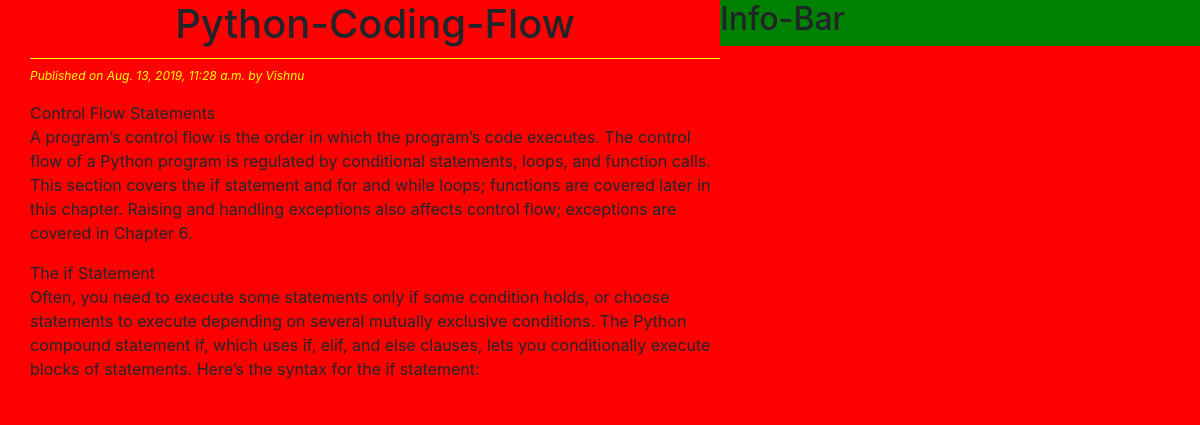
The app's page /2019/08/13/python-coding-flow/ with its own data.
### blog/models.py (models this page shows, shortened)
class Post(models.Model):
    STATUS_CHOICES=(('draft','DRAFT'),('published','Published'))
    title=models.CharField(max_length=256)
    slug=models.SlugField(max_length=264,unique_for_date='publish')
    author=models.ForeignKey(User,on_delete=models.CASCADE,related_name='blog_posts')
    body=models.TextField()
    publish=models.DateTimeField(default=timezone.now)
    created=models.DateTimeField(auto_now_add=True)
    updated=models.DateTimeField(auto_now_add=True)
    status=models.CharField(max_length=10 , choices=STATUS_CHOICES,default='draft')
    objects=CustomManager()
    class Meta:
        ordering=('-publish',)

### blog/views.py (the view)
# urls.py: url(r'^(?P<year>\d{4})/(?P<month>\d{2})/(?P<day>\d{2})/(?P<post>[-\w]+)/$', views.post_detail_view , name='post_details'),
def post_detail_view(request,year,month,day,post):
    post=get_object_or_404(Post,slug=post,status='published',publish__year=year,publish__month=month,publish__day=day)
    return render(request , 'blog/post_details.html',{'post': post} )

### blog/models.py (called while the page is built)
    def get_queryset(self):
      return super().get_queryset().filter(status='published')

### templates/blog/post_details.html (shortened to what this page needs)
{%extends 'blog/base.html'%}
{%block content%}
    <h1> {{post.title}} </h1>
    <p id="date"> Published on {{post.publish}} by {{post.author|title}}</p>
    {{post.body|linebreaks}}
{%endblock%}

### static/css/blog.css (style rules this page uses)
h1 { text-align:center; border-bottom:1px solid yellow; padding-bottom:10px; }
body { background-color:red; }
#date { color:yellow; font-size:12px; font-style:italic; }

### records on screen
Post: title "Python-Coding-Flow", publish "Aug. 13, 2019, 11:28 a.m.", author "Vishnu", body "Control Flow Statements A program’s control flow is the order in which the program’s code executes. The control flow of a Python program is regulated by conditional statements, loops, and function calls. This section covers the if statement and for and while loops; functions are covered later in this chapter. Raising and handling exceptions also affects control flow; exceptions are covered in Chapter 6. The if Statement Often, you need to execute some statements only if some condition holds, or choose statements to execute depending on several mutually exclusive conditions. The Python compound statement if, which uses if, elif, and else clauses, lets you conditionally execute blocks of…"
